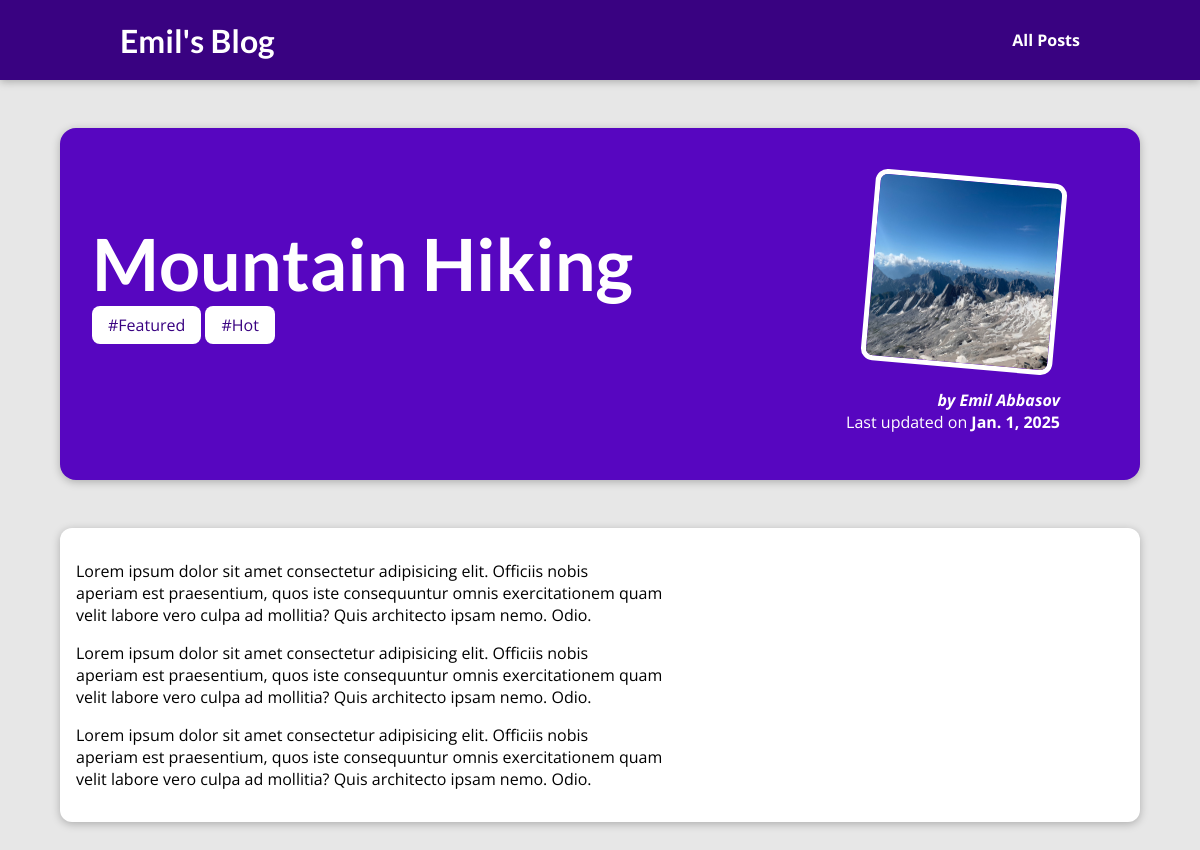
The page /posts/hike-in-the-mountains on the database its author committed.
### blog/models.py (models this page shows, shortened)
class Post(models.Model):
  title = models.CharField(max_length=150)
  excerpt = models.CharField(max_length=200)
  image_name = models.CharField(max_length=100)
  date = models.DateField(auto_now=True)
  slug = models.SlugField(unique=True)
  content = models.TextField(validators=[MinLengthValidator(10)])
  author = models.ForeignKey(Author, on_delete=models.SET_NULL, null=True, related_name='posts')
  tags = models.ManyToManyField(Tag)

class Tag(models.Model):
  caption = models.CharField(max_length=20)

class Author(models.Model):
  first_name = models.CharField(max_length=100)
  last_name = models.CharField(max_length=100)
  email_address = models.EmailField()
  def __str__(self):
    return f'{self.first_name} {self.last_name}'

### blog/views.py (the view)
# urls.py: path('posts/<slug:slug>', views.post_detail, name='post-detail') # /posts/my-first-post
def post_detail(request, slug):
  identified_post = get_object_or_404(Post, slug=slug)
  context = {
    'post': identified_post,
    'post_tags': identified_post.tags.all(),
  }
  return render(request, 'blog/post-detail.html', context=context)

### blog/templates/blog/post-detail.html (shortened to what this page needs)
{% extends "base.html" %}
{% load static %}
{% block css_files %}
  <link rel="stylesheet" href="{% static "blog/post-detail.css" %}">
{% endblock css_files %}
{% block content %}
<section id="summary">
  <h2>{{ post.title }}</h2>
  <div>
    {% for tag in post_tags %}
      <span class="tag">#{{ tag.caption }}</span>
    {% endfor %}
  </div>
  <article>
    <img src="{% static "blog/images/"|add:post.image_name %}" alt="{{ post.title }}">
    <address>by <a href="mailto: {{ post.author.email_address }}">{{ post.author }}</a></address>
    <div>
      Last updated on <time>{{ post.date }}</time>
    </div>
  </article>
</section>
<main>
  <p>{{ post.content|linebreaks }}</p>
</main>
{% endblock %}

### templates/base.html (shortened to what this page needs)
{% load static %}
<!DOCTYPE html>
<html lang="en">
  <head>
    <link rel="stylesheet" href="{% static "app.css" %}">
    {% block css_files %}{% endblock %}
  </head>
  <body>
    <header id="main-navigation">
      <h1><a href="{% url "starting-page" %}">Emil's Blog</a></h1>
      <nav>
        <a href="{% url "posts" %}">All Posts</a>
      </nav>
    </header>
    {% block content %}{% endblock %}
  </body>
</html>

### static/app.css (style rules this page uses)
* { box-sizing: border-box; }
html { font-family: 'Open Sans', 'Lato', sans-serif; }
body { margin: 0; }
h1, h2, h3 { font-family: 'Lato', sans-serif; font-weight: bold; }
#main-navigation { width: 100%; height: 5rem; display: flex; justify-content: space-between; align-items: center; padding: 0 10%; position: absolute; top: 0; left: 0; }
#main-navigation a { text-decoration: none; color: white; font-weight: bold; }

### blog/static/blog/post-detail.css (style rules this page uses)
body { background-color: #e7e7e7; }
#main-navigation { background-color: #390281; box-shadow: 0 2px 8px rgba(0, 0, 0, 0.25); }
#summary { margin: 8rem auto 3rem auto; padding: 2rem; width: 90%; max-width: 90rem; border-radius: 16px; background-color: #5706c0; position: relative; box-shadow: 0 2px 8px rgba(0, 0, 0, 0.25); height: 22rem; }
#summary h2 { color: white; font-size: 4.5rem; margin-bottom: 0.5rem; }
#summary article { position: absolute; top: 2rem; right: 3rem; padding: 1rem 2rem; border-radius: 12px; text-align: right; color: white; }
#summary article img { width: 12rem; height: 12rem; border-radius: 12px; transform: rotateZ(5deg); border: 5px solid white; margin-bottom: 1rem; }
#summary address { font-weight: bold; }
#summary a { color: white; text-decoration: none; }
#summary time { font-weight: bold; }
main { width: 90%; max-width: 90rem; margin: 3rem auto; background-color: white; padding: 1rem; border-radius: 12px; box-shadow: 0 2px 8px rgba(0, 0, 0, 0.25); }
.tag { background-color: white; color: #390281; padding: 0.5rem 1rem; border: none; border-radius: 8px; }

### rows shown on the page
Post: title "Mountain Hiking", image_name (picture), author "Emil Abbasov", date "Jan. 1, 2025", content "Lorem ipsum dolor sit amet consectetur adipisicing elit. Officiis nobis aperiam est praesentium, quos iste consequuntur omnis exercitationem quam velit labore vero culpa ad mollitia? Quis architecto ipsam nemo. Odio. Lorem ipsum dolor sit amet consectetur adipisicing elit. Officiis nobis aperiam est praesentium, quos iste consequuntur omnis exercitationem quam velit labore vero culpa ad mollitia? Quis architecto ipsam nemo. Odio. Lorem ipsum dolor sit amet consectetur adipisicing elit. Officiis nobis aperiam est praesentium, quos iste consequuntur omnis exercitationem quam velit labore vero culpa ad mollitia? Quis architecto ipsam nemo. Odio."
Tag: caption "Featured"
Tag: caption "Hot"
